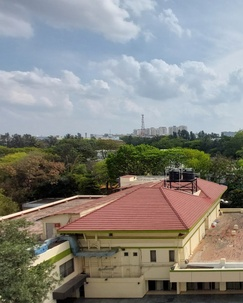
#> input picture Panorama/input1/left.jpeg, 243 x 303 px, shrunk from 1025 x 1279 before the run
$ jupyter execute --allow-errors panorama.ipynb
#> lines starting #> are read from the running program, lines starting #| are printed output that depends on the picture; pictures that were not available may be replaced by others from this repository, and a replacement may not be noted
[cell 1]
import cv2
import numpy as np
import matplotlib.pyplot as plt
import imutils
import os

[cell 2]
# Paths to images
image_paths = ['input1/'+ i + '.jpeg' for i in ['left', 'center', 'right']]
print(image_paths)

[cell 3]
# SIFT Detector
sift = cv2.SIFT_create()

# Store keypoints and descriptors
keypoints_list = []
descriptors_list = []
images = []

[cell 4]
def detect_keypoints(image_path):
    image = cv2.imread(image_path) # Load image
    gray = cv2.cvtColor(image, cv2.COLOR_BGR2GRAY) # Convert to grayscale
    keypoints, descriptors = sift.detectAndCompute(gray, None) # Detect keypoints and descriptors
    return image, keypoints, descriptors

def display_keypoints(images, keypoints_list, image_paths):
    fig, axes = plt.subplots(1, len(images), figsize=(15, 5)) # Create figure
    for ax, img, kps, path in zip(axes, images, keypoints_list, image_paths):  # Iterate over images
        img_with_keypoints = cv2.drawKeypoints(img, kps, None, color=(0, 255, 0), flags=0) # Draw keypoints
        ax.imshow(cv2.cvtColor(img_with_keypoints, cv2.COLOR_BGR2RGB))
        ax.set_title(path.split('/')[-1])
        ax.axis("off")
    plt.show()

def stitch_images(image1, image2, keypoints1, keypoints2, descriptors1, descriptors2):
    # Match keypoints
    matcher = cv2.BFMatcher() # Create a matcher object
    matches = matcher.knnMatch(descriptors1, descriptors2, k=2) # Find the 2 nearest neighbors of each descriptor
    good_matches = [m for m, n in matches if m.distance < 0.75 * n.distance] # Here 0.75 is a threshold. this is Lowe's ratio test
    matches = np.array([[keypoints1[m.queryIdx].pt + keypoints2[m.trainIdx].pt] for m in good_matches]).reshape(-1, 4)

    # Compute homography
    points1, points2 = matches[:, :2], matches[:, 2:] # Get points
    H, _ = cv2.findHomography(points2, points1, cv2.RANSAC) # Compute homography

    # Stitch images
    h1, w1 = image1.shape[:2] # Get shape of image1
    h2, w2 = image2.shape[:2]
    panorama = cv2.warpPerspective(image2, H, (w1 + w2, h1)) # Warp image2 to image1
    panorama[0:h1, 0:w1] = image1

    # [6 lines of commented-out code are left out]

    return panorama

def crop_tilted_black_seam(image):
    gray = cv2.cvtColor(image, cv2.COLOR_RGB2GRAY) # Convert to grayscale

    _, thresh = cv2.threshold(gray, 1, 255, cv2.THRESH_BINARY) # Threshold to detect black pixels

    contours, _ = cv2.findContours(255 - thresh, cv2.RETR_EXTERNAL, cv2.CHAIN_APPROX_SIMPLE) # Find contours of the black region

    if not contours:
        return image  # No black regions found, return original image

    largest_contour = max(contours, key=cv2.contourArea) # Find the largest black region (the seam)

    rect = cv2.minAreaRect(largest_contour) # Get bounding rotated rectangle
    box = cv2.boxPoints(rect) # Get box points
    box = np.int0(box) # Convert to integers

    x, y, w, h = cv2.boundingRect(largest_contour) # Get the bounding box
    cropped = image[:, :x]  # Crop everything before the seam starts

    return cropped

### A

[cell 5]
# Process each image and detect keypoints/descriptors
for path in image_paths:
    img, kps, des = detect_keypoints(path) # Detect keypoints and descriptors
#> in detect_keypoints, image is the input picture: shape (303, 243, 3); mean B, G, R 129.7, 134.6, 135.4
#> in detect_keypoints, `gray = cv2.cvtColor(image, cv2.COLOR_BGR2GRAY)`:
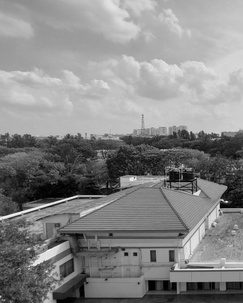
#> gray: shape (303, 243); min 0, max 253, mean 134.3
#> in detect_keypoints, `keypoints, descriptors = sift.detectAndCompute(gray, None)`: keypoints = 498 keypoints; strongest (x, y, size): (222, 205, 3.9), (135, 254, 2.6), (126, 254, 2.6), (218, 206, 1.9)
#> kps has the same summary as keypoints in detect_keypoints
    images.append(img)
    keypoints_list.append(kps)
    descriptors_list.append(des)
#> pass 2 of the loop `for path in image_paths:`:
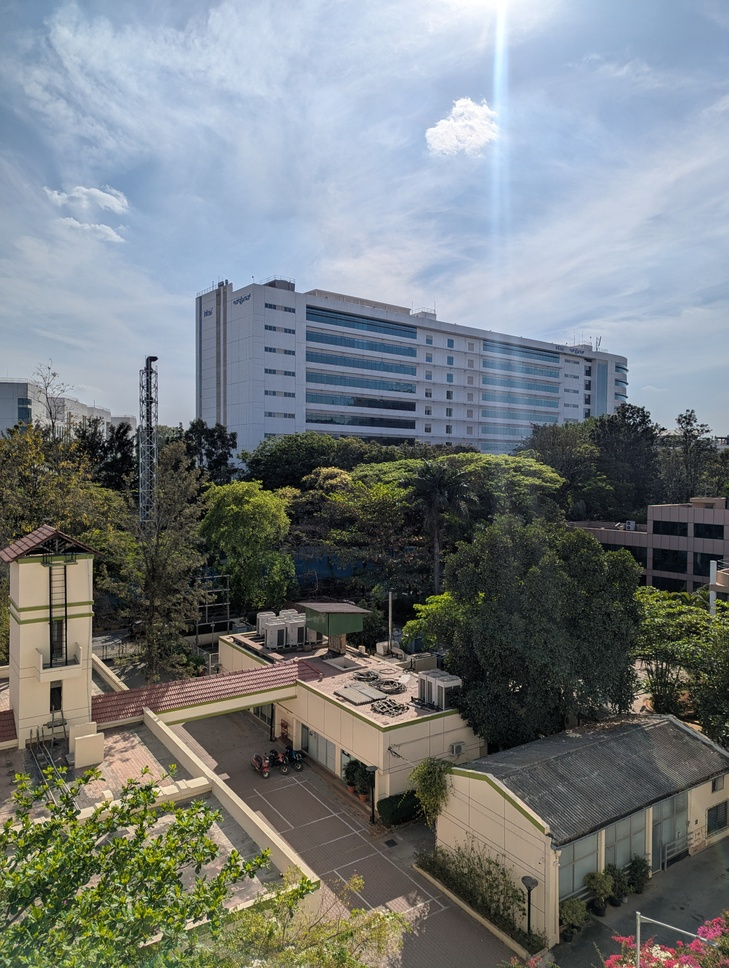
#> input picture Panorama/input/center.jpg, 729 x 968 px, shrunk from 3072 x 4080 before the run, given in place of center.jpeg, which was not available
#> in detect_keypoints, image is the input picture: shape (968, 729, 3); mean B, G, R 125.9, 124.3, 118.3
#> in detect_keypoints (call 2), `gray = cv2.cvtColor(image, cv2.COLOR_BGR2GRAY)`:
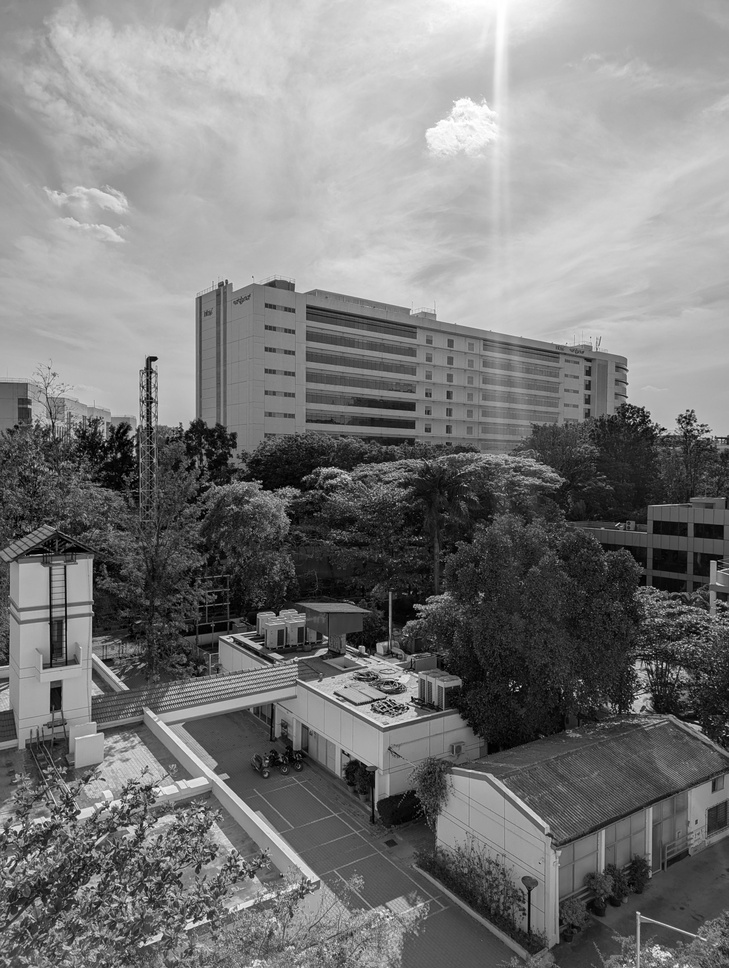
#> gray: shape (968, 729); min 0, max 255, mean 122.7
#> keypoints = 4637 keypoints; strongest (x, y, size): (154, 359, 3.7), (663, 429, 2.3), (63, 814, 1.9), (19, 908, 1.9)
#> `img, kps, des = detect_keypoints(path)`: kps has the same summary as keypoints in detect_keypoints
#> pass 3 of the loop `for path in image_paths:`:
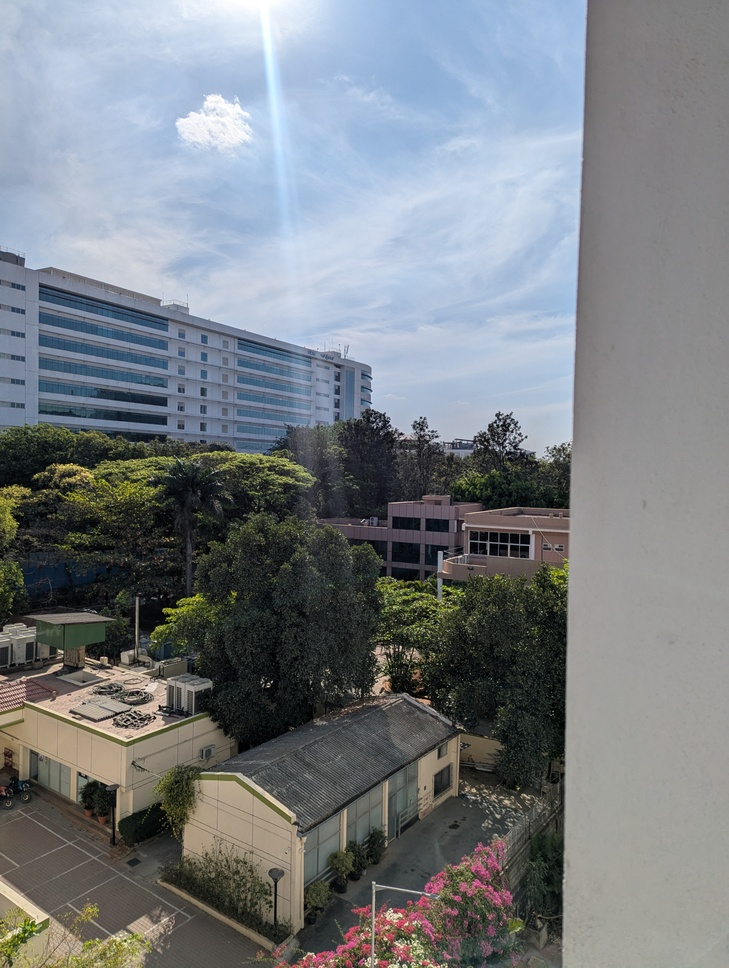
#> input picture Panorama/input/right.jpg, 729 x 968 px, shrunk from 3072 x 4080 before the run, given in place of right.jpeg, which was not available
#> in detect_keypoints, image is the input picture: shape (968, 729, 3); mean B, G, R 131, 126.5, 121.4
#> in detect_keypoints (call 3), `gray = cv2.cvtColor(image, cv2.COLOR_BGR2GRAY)`:
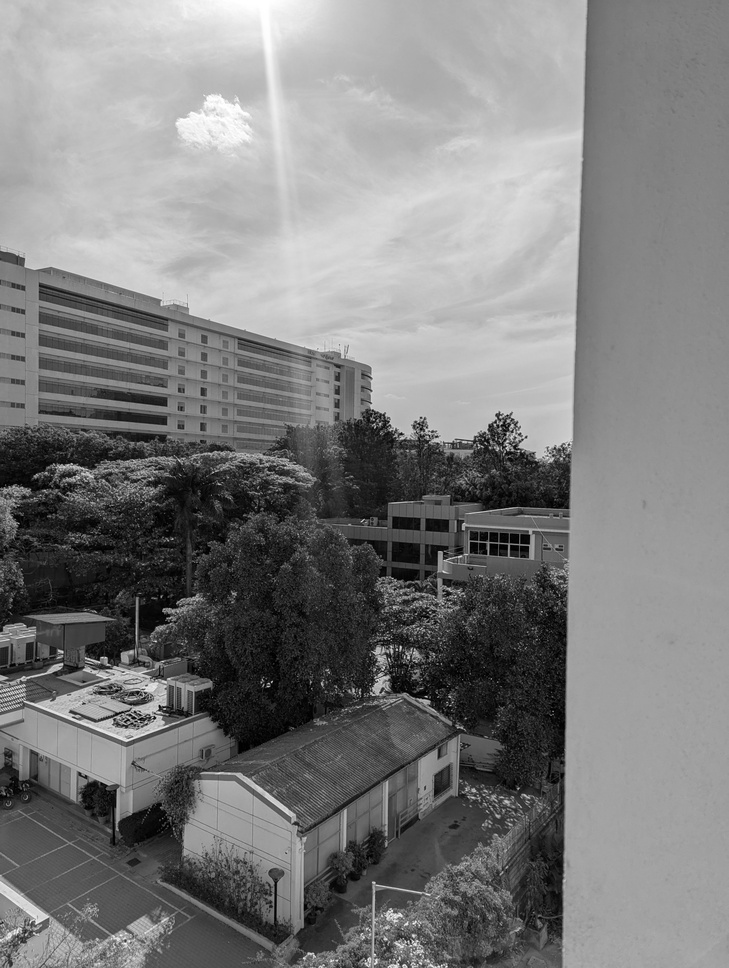
#> gray: shape (968, 729); min 0, max 255, mean 125.5
#> keypoints = 2811 keypoints; strongest (x, y, size): (155, 718, 1.9), (437, 437, 1.8), (401, 434, 2.1), (408, 658, 1.8)
#> `img, kps, des = detect_keypoints(path)`: kps has the same summary as keypoints in detect_keypoints

# Display images with keypoints
display_keypoints(images, keypoints_list, image_paths) # Display images with keypoints
#> the loop in display_keypoints, `for ax, img, kps, path in zip(axes, images, keypoints_list, image_path..` made 3 passes
#> pass 1, in display_keypoints, `img_with_keypoints = cv2.drawKeypoints(img, kps, None, color=(0, 255, ..`:
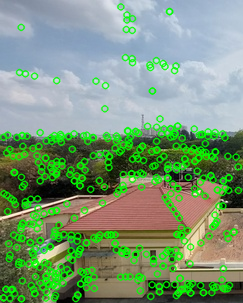
#> img_with_keypoints: shape (303, 243, 3); mean B, G, R 119.8, 153.1, 122.6
#> pass 2, in display_keypoints, `img_with_keypoints = cv2.drawKeypoints(img, kps, None, color=(0, 255, ..`:
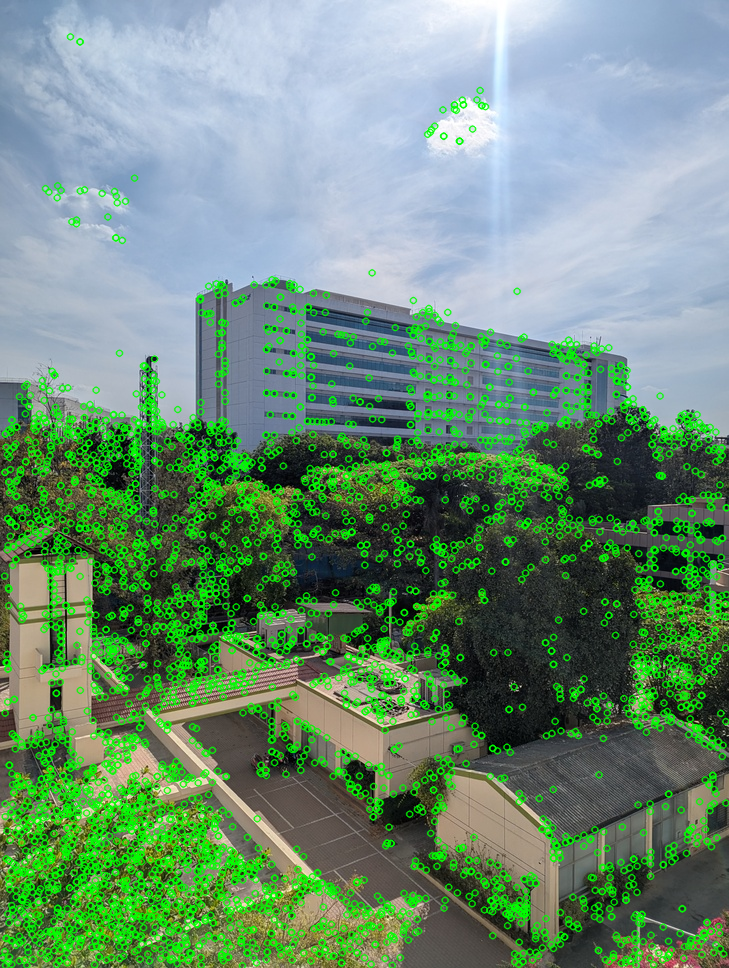
#> img_with_keypoints: shape (968, 729, 3); mean B, G, R 117.2, 142.9, 107.8
#> pass 3, in display_keypoints, `img_with_keypoints = cv2.drawKeypoints(img, kps, None, color=(0, 255, ..`:
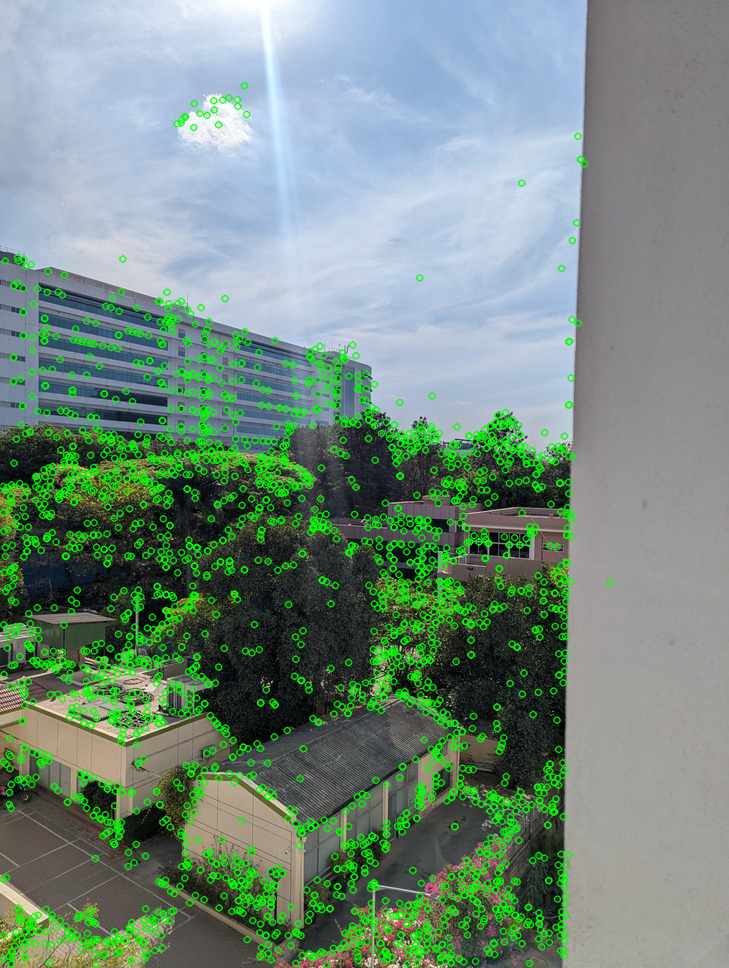
#> img_with_keypoints: shape (968, 729, 3); mean B, G, R 125.5, 138.9, 115.4
#> in display_keypoints, `plt.show()`:
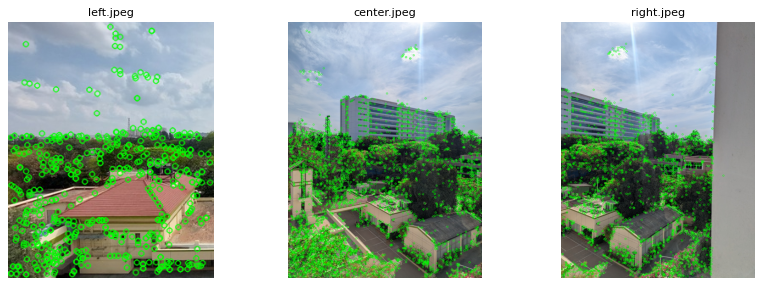
#> figure drawn by matplotlib, 3 panels

### B

[cell 6]
# Perform image stitching
stitched_image = stitch_images(images[0], images[1], keypoints_list[0],keypoints_list[1], descriptors_list[0], descriptors_list[1])
#> in stitch_images, `matches = matcher.knnMatch(descriptors1, descriptors2, k=2)`: matches = 498 matches
#> in stitch_images, `good_matches = [m for m, n in matches if m.distance < 0.75 * n.distanc..`: good_matches = 6 matches
#> in stitch_images, `matches = np.array([[keypoints1[m.queryIdx].pt + keypoints2[m.trainIdx..`: matches = [[13.14, 199.9, 402.9, 933.4], [115.9, 135.4, 141, 406.6], [162.6, 265.6, 148.6, 400.7], [187.3, 283.1, 93.42, 635.4], [193.7, 128.5, 523.6, 336.6], [213.2, 287.3, 592.9, 877.5]]
#> in stitch_images, `points1, points2 = matches[:, :2], matches[:, 2:]`: points1 = [[13.14, 199.9], [115.9, 135.4], [162.6, 265.6], [187.3, 283.1], [193.7, 128.5], [213.2, 287.3]]; points2 = [[402.9, 933.4], [141, 406.6], [148.6, 400.7], [93.42, 635.4], [523.6, 336.6], [592.9, 877.5]]
#> in stitch_images, `H, _ = cv2.findHomography(points2, points1, cv2.RANSAC)`: H = [[0.172, -1.22, 284.9], [0.422, -1.71, 332.5], [0.00145, -0.00578, 1]]
#> in stitch_images, `panorama[0:h1, 0:w1] = image1`:
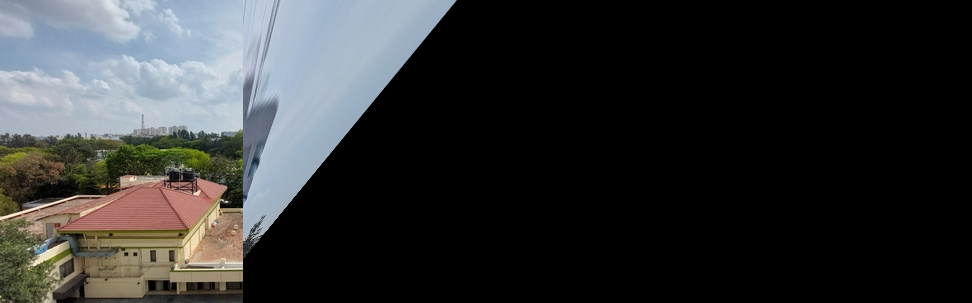
#> panorama: shape (303, 972, 3); mean B, G, R 50.8, 50.3, 49
